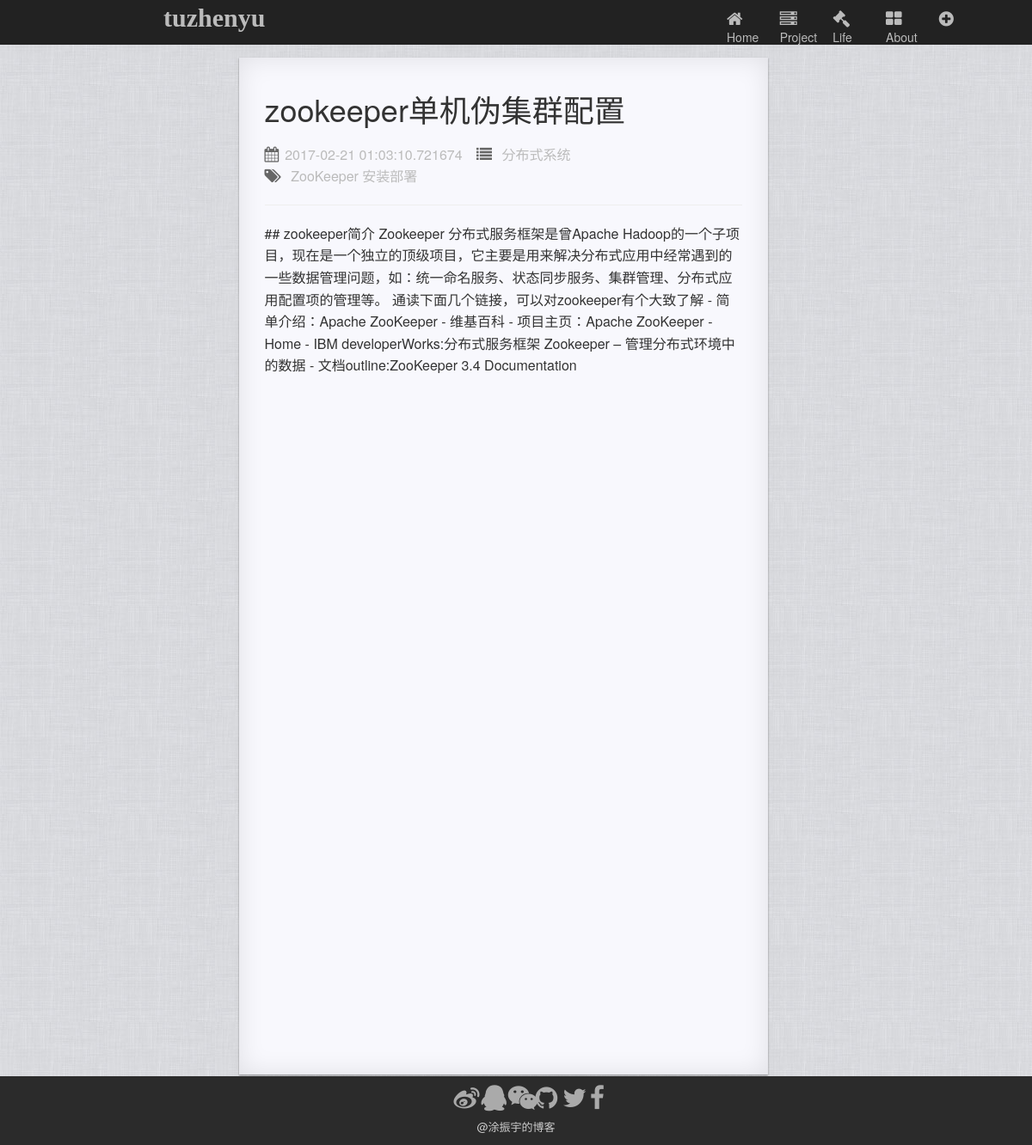
/article/7, run on the app's committed database.
### app/models.py (models this page shows)
class Article(db.Model):
    __tablename__ = 'articles'
    id = db.Column(db.Integer, primary_key = True)
    markDownEdit = db.Column(db.Text)
    timestamp = db.Column(db.DateTime,index=True,default=datetime.utcnow)
    title = db.Column(db.String(128))
    category = db.Column(db.String(32))
    tag = db.Column(db.String(32))
    describe = db.Column(db.Text)

### app/views.py (the view)
@app.route('/article/<int:id>')
def article(id):
    article = models.Article.query.get_or_404(id)
    return render_template("article.html",article = article)

### app/templates/article.html
{% extends "base.html" %}
{% block content %}
<div class="wrapper row">
  <div class="col-md-3"></div>
  <div class="col-md-6 row articleShow">
    <h1>{{article.title}}</h1>
    <div class="articleFooter">
      <ul>
        <li><i class="fa fa-calendar fa-1x" aria-hidden="true"></i><span>{{article.timestamp}}</span></li>
        <li><i class="fa fa-list fa-1x" aria-hidden="true"></i><span>{{article.category}}</span></li>
        <li><i class="fa fa-tags fa-1x" aria-hidden="true"></i><span>{{article.tag}}</span></li>
      </ul>
    </div>
    <hr>
    <article class="articleContant">
      <p>{{article.markDownEdit}}</p>
    </article>
  </div>
</div>
{% endblock %}

### app/static/css/style.css (style rules this page uses)
body { width: 100%; height: 100%; }
.articleFooter ul { list-style: none; margin-top: 5px; padding: 0; }
.articleFooter ul li { display: inline-block; color:#666; margin-right: 12px; }
.articleFooter ul li span { color:#bbb; font-size: 16px; }
.articleFooter ul li i { margin-right: 7px; font-size: 18px; }
.articleShow { height: 1183px; padding: 20px 30px; line-height: 1.6; font-size: 16px; background-color: #f8f8fd; box-shadow: 0 1px 2px rgba(0, 0, 0, 0.4), 0 0 30px rgba(10, 10, 0, 0.1) inset; }
.articleShow .articleFooter { margin-top: 20px; }

### data on the page
Article: title "zookeeper单机伪集群配置", timestamp "2017-02-21 01:03:10.721674", category "分布式系统", tag "ZooKeeper 安装部署", markDownEdit "## zookeeper简介 Zookeeper 分布式服务框架是曾Apache Hadoop的一个子项目，现在是一个独立的顶级项目，它主要是用来解决分布式应用中经常遇到的一些数据管理问题，如：统一命名服务、状态同步服务、集群管理、分布式应用配置项的管理等。 通读下面几个链接，可以对zookeeper有个大致了解 - 简单介绍：Apache ZooKeeper - 维基百科 - 项目主页：Apache ZooKeeper - Home - IBM developerWorks:分布式服务框架 Zookeeper – 管理分布式环境中的数据 - 文档outline:ZooKeeper 3.4 Documentation"
